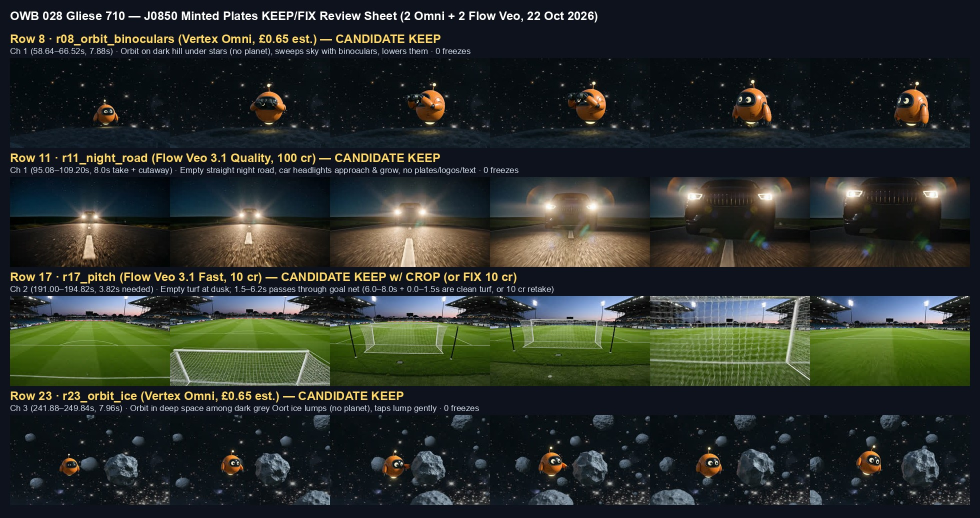
#> input picture 02_Video-Projects/028_A-Star-Is-Coming-Toward-Us/07_Edit-Project/_evidence/028_keep_fix_v01_contact.jpg, 1960 x 1036 px (shown at 1/2 size)
$ python -i _assemble_028_oort_marbles_short_v03.py   (imports and definitions only)
#> lines starting #> are read from the running program, lines starting #| are printed output that depends on the picture
#> further down, picture is the input picture: PIL image 1960x1036 RGB; mean R, G, B 42.3, 47.4, 42.6
#!/usr/bin/env python3
"""028 Short v03 — Gliese 710 Oort Cloud (J0964 c52 FIX of v02). v01 and v02 stay untouched.

Same VO, timing, hook, banner, end card, loop and Wed 16 Dec slot as v02, with:
  - s05 La Silla: no floor clamp, gamma 0.74, crop slid onto the Milky Way so the dome stays dark
  - s04 NEOWISE: punch-in on the comet (top third) with the city horizon kept for detail
  - one timeline call-out on s03 (GLIESE 710 / in about 1.3 million years), out before 9.0 s
  - mix limiter set so the AAC true peak is at or under -1.6 dBTP
Lifts its own VO and picture from Chapter 4 ("The Cloud of Ice", 251.06-274.36 s):
  - Slice 1 (251.06-264.16 s, 13.10 s): "Sunlight, which gets to us in eight minutes, would take months to reach
    the place where Gliese 710 will pass, and that is exactly where the star is going, straight through the Oort cloud."
  - Slice 2 (264.76-274.36 s, 9.60 s): "A star passing through the cloud is like a hand brushing through a bowl
    of floating marbles. Its gravity nudges the comets nearest its path."
59 spoken words, 22.40 s VO (with 0.30 s audio tail to 22.70 s) + 2.30 s end card = 24.70 s total (inside 22-27 s).
Spend: £0 (0 credits; existing VO + existing score bed + house SFX kit only). Never upload.
"""
from __future__ import annotations

import hashlib
import json
import math
import re
import shutil
import subprocess as sp
import sys
import wave
from pathlib import Path

import numpy as np
from PIL import Image, ImageDraw, ImageEnhance, ImageFilter, ImageFont, ImageOps

Image.MAX_IMAGE_PIXELS = None

HERE = Path(__file__).resolve().parent
SHORTS_DIR = HERE.parent
FILM = SHORTS_DIR.parent
REPO = FILM.parents[1]
EDIT = FILM / "07_Edit-Project"
HDIR = EDIT / "nasa_pool_v01" / "028_harvest_v01"
CDIR = EDIT / "code_graphics_v02"
VO_WAV = FILM / "02_Voiceover" / "star_coming_vo_v01.wav"
BED_MP3 = FILM / "05_Music" / "gliese_score_bed_v03.mp3"
KIT_DIR = FILM / "06_Sound-Effects" / "kit_v01"
WORDS_JSON = EDIT / "full_master_v03_pack" / "gliese_words_list.json"
REV_OK_LONG = EDIT / "full_master_v03_pack" / "reviewed_ok_v03.json"

OUT = HERE / "06_Final-Exports"
WORK = Path("/private/tmp/gliese028_oort_marbles_work_v03")
UAT_ROOT = Path("/Users/benjaminoats/Library/Mobile Documents/com~apple~CloudDocs/OWB UAT")
UAT_DIR_NAME = "028_short_lift_oort_marbles_v03"
NAS_UAT = Path("/Volumes/data/mac-mini-archive/YouTube/orbit-with-ben/OWB UAT") / UAT_DIR_NAME

sys.path.insert(0, str(REPO / "04_Audio/tools"))
sys.path.insert(0, str(REPO / "scripts"))
from orbit_cfr_delivery import shorts_encode_args  # noqa: E402
import sfx_kit  # noqa: E402

W, H, FPS = 1080, 1920, 30
SR = 48000
BAND_H = round(W * 9 / 16)          # 608 px
BAND_Y0 = (H - BAND_H) // 2         # 656 px
BAND_Y1 = BAND_Y0 + BAND_H          # 1264 px
LINE_H = round(BAND_H * 0.115)      # 70 px

FONT_BLACK = "/System/Library/Fonts/Supplemental/Arial Black.ttf"
FONT_BOLD = "/System/Library/Fonts/Supplemental/Arial Bold.ttf"

WHITE = (255, 255, 255, 255)
YELLOW = (255, 224, 0, 255)
GOLD = (255, 214, 64)
ICE = (169, 216, 255)

STEM = "028_short_lift_oort_marbles_v03"
SHORT_TITLE = "What Happens When Gliese 710 Passes Through the Oort Cloud?"
# First free OWB Short weekday 11:30 London after Mon 7 Dec 2026.
# UPLOADS.json holds Mon 7 Dec (X768qs8sNQs). J0961 holds Wed 9, Fri 11 and Mon 14 Dec.
AIR_DATE = "2026-12-16"
LONG_ID = "F-jImX5h7ws"
LONG_TITLE = "What Happens When a Star Passes Through Our Solar System?"
TITLE_ROWS = [
    "What Happens When",
    "a Star Passes Through",
    "Our Solar System?",
]
END_CARD_LINE = "Full film on the channel"
END_ROWS = [
    ("What Happens When", WHITE),
    ("a Star Passes Through", WHITE),
    ("Our Solar System?", WHITE),
    (END_CARD_LINE, YELLOW),
]
HOOK_ROWS = [("MONTHS OF", YELLOW), ("SUNLIGHT", WHITE)]
COVER_ROWS = [("THROUGH THE", WHITE), ("OORT CLOUD", YELLOW)]

HOOK_END = 2.20
TITLE_IN, TITLE_OUT = 9.00, 14.00
# s03 Gaia is 6.94-9.61 s. The call-out ends before the banner at 9.0 s.
CALL_IN, CALL_OUT = 7.10, 8.95
CALL_ROWS = [("GLIESE 710", (255, 214, 64, 255)), ("in about 1.3 million years", WHITE)]
VO_SLICES = [
    (251.08, 256.68),  # 5.60 s: "Sunlight, which gets to us in eight minutes, would take months to reach the place where Gliese"
    (256.90, 258.24),  # 1.34 s: "710 will pass,"
    (258.76, 261.42),  # 2.66 s: "and that is exactly where the star is going," (0.24 s breath at 6.82-7.06 s)
    (261.84, 264.16),  # 2.32 s: "straight through the Oort cloud."
    (264.68, 270.68),  # 6.00 s: "A star passing through the cloud is like a hand brushing through a bowl of floating marbles."
    (271.06, 274.36),  # 3.30 s: "Its gravity nudges the comets nearest its path." (+ 0.30 s audio tail after 20.92 s)
]
LAST_WORD_S = 20.92
VO_TAIL_S = 0.30
END_CARD_LEN = 1.44
TOTAL_S = 22.36  # 20.92 s + 1.44 s loop tail (<= 1.50 s) = 22.36 s (inside 22.0-27.0 s)
END_CARD_IN = round(TOTAL_S - END_CARD_LEN, 2)  # 20.92 s

# [1 line that did not run here, left out]


def run(cmd: list) -> None:
    sp.run([str(c) for c in cmd], check=True)


# [15 lines left out: functions dur, sha256, not called in this run]


def ease(x: float) -> float:
    return (1.0 - math.cos(math.pi * max(0.0, min(1.0, x)))) / 2.0


# [46 lines left out: functions read_wav, write_wav_dithered, font_for, centred, not called in this run]


class OortCodeRenderer:
    """Renders 028's Chapter 4 Oort Cloud teaching graphics natively at 1080x1920 (9:16) inside the 16:9 centre band."""

    # [421 lines left out: functions __init__, body, base, cloud_draw, draw_band_label, render_clip and 3 more, not called in this run]


def _grade_still(im: Image.Image, gamma: float = 0.82, lift: float = 14.0, color: float = 1.16, contrast: float = 1.10) -> Image.Image:
#> called with gamma = 0.82, lift = 14, color = 1.16, contrast = 1.1
    arr = np.asarray(im, dtype=np.float32) / 255.0
    arr = np.clip((arr ** gamma) * 255.0 + lift, 0.0, 255.0).astype(np.uint8)
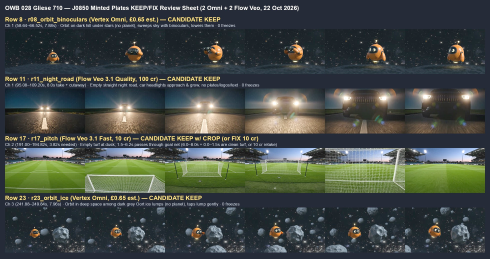
#> arr: shape (1036, 1960, 3) (shown at 1/4 size); mean R, G, B 67, 73.7, 69.3
    im = Image.fromarray(arr)
    im = ImageEnhance.Color(im).enhance(color)
    im = ImageEnhance.Contrast(im).enhance(contrast)
    return im.filter(ImageFilter.UnsharpMask(radius=2.0, percent=135, threshold=2))
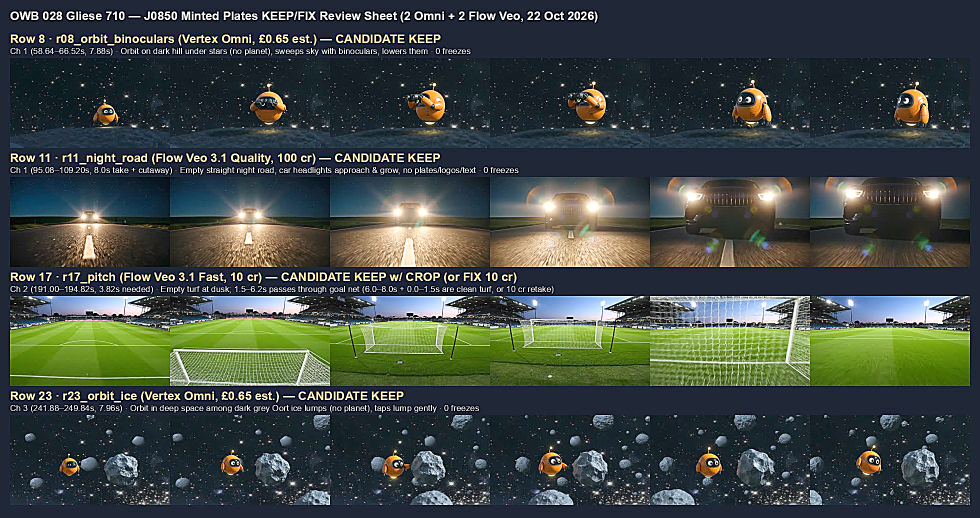
#> returned value: PIL image 1960x1036 RGB (shown at 1/2 size); mean R, G, B 63.4, 72.2, 67.3


# [492 lines left out: functions render_neowise_v03, make_gliese_card_png, plate_percentiles, measure_aac, make_hook_png, make_title_banner_png and 7 more, not called in this run]


PLATES = [
    {
        # 0.00-2.96 s: "Sunlight, which gets to us in eight minutes," (pause 2.66-3.08 s, first cut <= 3.00 s)
        # Frame 0: NASA GSFC Solar Dynamics Observatory solar flare moving video (sdo_solar_flare.mp4), distinct from all last 10 Shorts
        "row": "s01_sdo_flare_open",
        "in": 0.00,
        "out": 2.96,
        "kind": "video",
        "src": "sdo_solar_flare.mp4",
        "offset": 34.00,
        "crop_box": (608, 1080, 656, 0),
        "open_push": 0.18,
    },
    {
        # 2.96-6.94 s (3.98 s <= 4.00 s): "would take months to reach the place where Gliese 710 will pass," (pause 6.82-7.06 s)
        # Single teach overlay: "8 MIN -> MONTHS" (3.20-6.70 s) inside 16:9 centre band
        "row": "s02_r24_light_months",
        "in": 2.96,
        "out": 6.94,
        "kind": "code",
        "src": "code_graphic_028_lift_r24_light_months.mp4",
        "mode": "r24_light_months",
        "t_offset": 0.0,
        "band_label": (0.24, 3.74, "8 MIN -> MONTHS"),
    },
    {
        # 6.94-9.61 s (2.67 s): "and that is exactly where the star is going," (pause 9.42-9.80 s)
        "row": "s03_gaia_motion_a",
        "in": 6.94,
        "out": 9.61,
        "kind": "video",
        "src": "gaia_motion_1_6my.mp4",
        "offset": 19.00,
        "crop_box": (1080, 1920, 1380, 120),
    },
    {
        # 9.61-11.93 s (2.32 s): "straight through the Oort cloud." (pause 11.76-12.10 s)
        # Comet punched in to the top third; city horizon kept below the banner for detail.
        "row": "s04_neowise_cloud",
        "in": 9.61,
        "out": 11.93,
        "kind": "neowise",
        "src": "neowise_dc.tif",
        "pct": 0.05,
    },
    {
        # 11.93-14.19 s (2.26 s): "A star passing through the cloud" (pause 13.96-14.42 s)
        # Crop slid right onto the Milky Way. No floor clamp; gamma lift keeps the dome dark.
        "row": "s05_lasilla_ntt",
        "in": 11.93,
        "out": 14.19,
        "kind": "video",
        "src": "eso_lasilla_ntt.mp4",
        "offset": 4.00,
        "crop_box": (608, 1080, 1050, 0),
        "grade": {
            "contrast": 1.20,
            "brightness": 0.04,
            "gamma": 0.74,
            "saturation": 1.18,
            "floor": None,
        },
    },
    {
        # 14.19-17.95 s (3.76 s <= 4.00 s): "is like a hand brushing through a bowl of floating marbles." (pause 17.76-18.14 s)
        "row": "s06_r25_oort_nudge",
        "in": 14.19,
        "out": 17.95,
        "kind": "code",
        "src": "code_graphic_028_lift_r25_oort_nudge.mp4",
        "mode": "r25_oort_nudge",
        "t_offset": 2.0,
        "band_label": None,
    },
    {
        # 17.95-20.92 s (2.97 s): "Its gravity nudges the comets nearest its path." (ends 20.92 s)
        "row": "s07_hale_bopp_nudge",
        "in": 17.95,
        "out": 20.92,
        "kind": "still",
        "src": "sts083_hale_bopp.jpg",
        "box": (0.14, 0.06, 0.70, 0.94),
        "pct": 0.06,
        "gamma": 0.80,
        "lift": 8.0,
        "color": 1.16,
        "contrast": 1.14,
    },
    {
        # 20.92-22.36 s (1.44 s <= 1.50 s): reverse of the opening SDO clip, so the last frame is frame 0
        "row": "s08_end_loop_sdo",
        "in": 20.92,
        "out": 22.36,
        "kind": "loop",
        "src": "sdo_solar_flare.mp4",
        "offset": 34.00,
    },
]

SFX_HITS = [
    ("whoosh", 0.00, -5.0),
    ("tick", 3.20, -4.0),
    ("tick", 7.10, -4.0),
    ("tick", 9.00, -4.0),
    ("tick", 14.19, -4.0),
    ("tick", 20.92, -4.0),
]

POOL_TITLES = {
    "sdo_solar_flare.mp4": "NASA GSFC Solar Dynamics Observatory EUV solar flare timelapse (GSFC_20160426_SDO_m12224_SolarFlare / sdo_solar_flare.mp4)",
    "gaia_motion_1_6my.mp4": "ESA/Gaia proper-motion starfield sweep across 1.6 million years (gaia_motion_1_6my.mp4)",
    "neowise_dc.tif": "NASA/Bill Ingalls photograph of Comet C/2020 F3 NEOWISE (neowise_dc.tif)",
    "eso_lasilla_ntt.mp4": "ESO La Silla New Technology Telescope night-sky timelapse by B. Tafreshi (eso_lasilla_ntt.mp4)",
    "sts083_hale_bopp.jpg": "NASA STS-83 Space Shuttle photograph of Comet Hale-Bopp over starfield (sts083_hale_bopp.jpg)",
    "sdo_open_loop_v03.mp4": "NASA GSFC Solar Dynamics Observatory flare, the opening clip reversed so the last frame is frame 0",
}


# [638 lines left out: functions ocr_every_frame, main, not called in this run]


# [2 lines not run here, left out]

>>> from PIL import Image
>>> picture = Image.open('../../07_Edit-Project/_evidence/028_keep_fix_v01_contact.jpg')
>>> result = _grade_still(picture)

$ run again, on 02_Video-Projects/028_A-Star-Is-Coming-Toward-Us/07_Edit-Project/full_master_v01_pack/sheet_fixes_v01.jpg
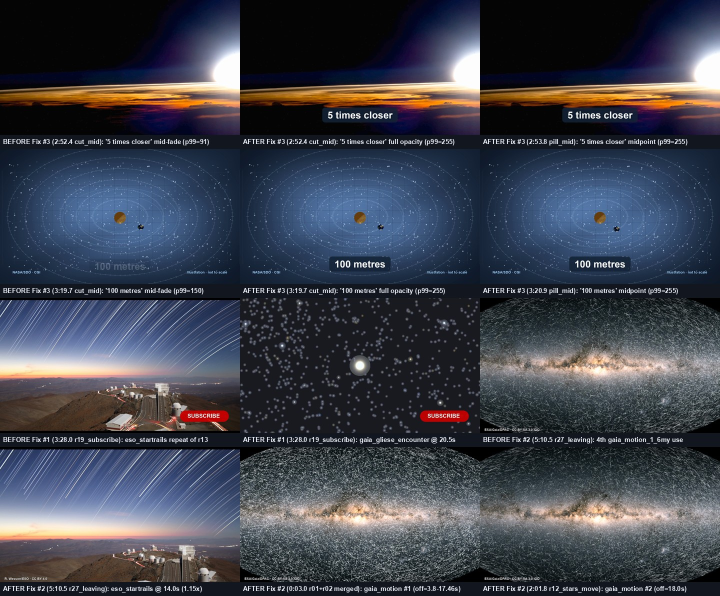
#> input picture 02_Video-Projects/028_A-Star-Is-Coming-Toward-Us/07_Edit-Project/full_master_v01_pack/sheet_fixes_v01.jpg, 1440 x 1192 px (shown at 1/2 size)
#> picture is the input picture: PIL image 1440x1192 RGB; mean R, G, B 61.6, 65.5, 76.9
#> in _grade_still, `arr = np.clip((arr ** gamma) * 255.0 + lift, 0.0, 255.0).astype(np.uin..`:
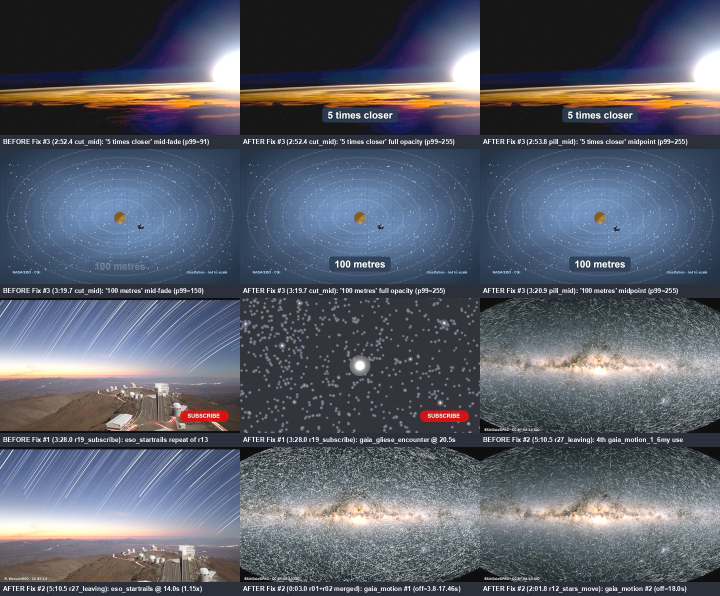
#> arr: shape (1192, 1440, 3) (shown at 1/2 size); mean R, G, B 87.9, 92.9, 104.8
#> in _grade_still, `return im.filter(ImageFilter.UnsharpMask(radius=2.0, percent=135, thre..`:
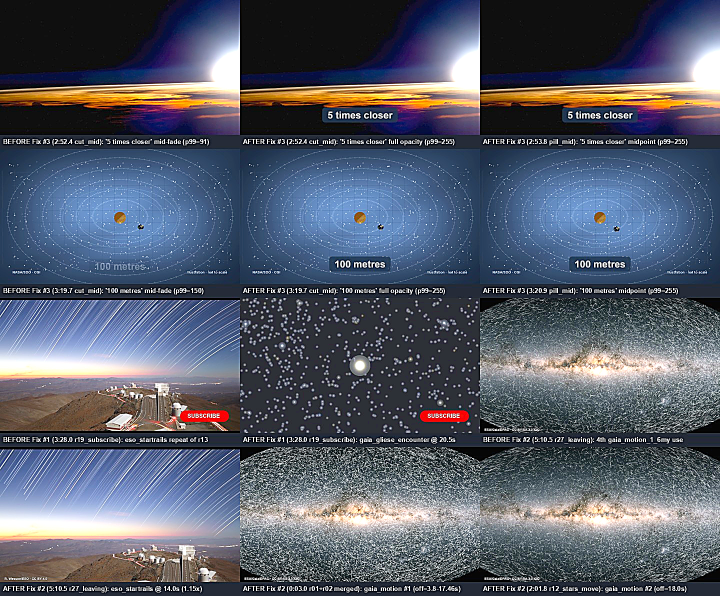
#> returned value: PIL image 1440x1192 RGB (shown at 1/2 size); mean R, G, B 84.2, 90.7, 105.8

$ run again, on 02_Video-Projects/028_A-Star-Is-Coming-Toward-Us/07_Edit-Project/full_master_v01_pack/sheet_pills_midpoint_v01.jpg
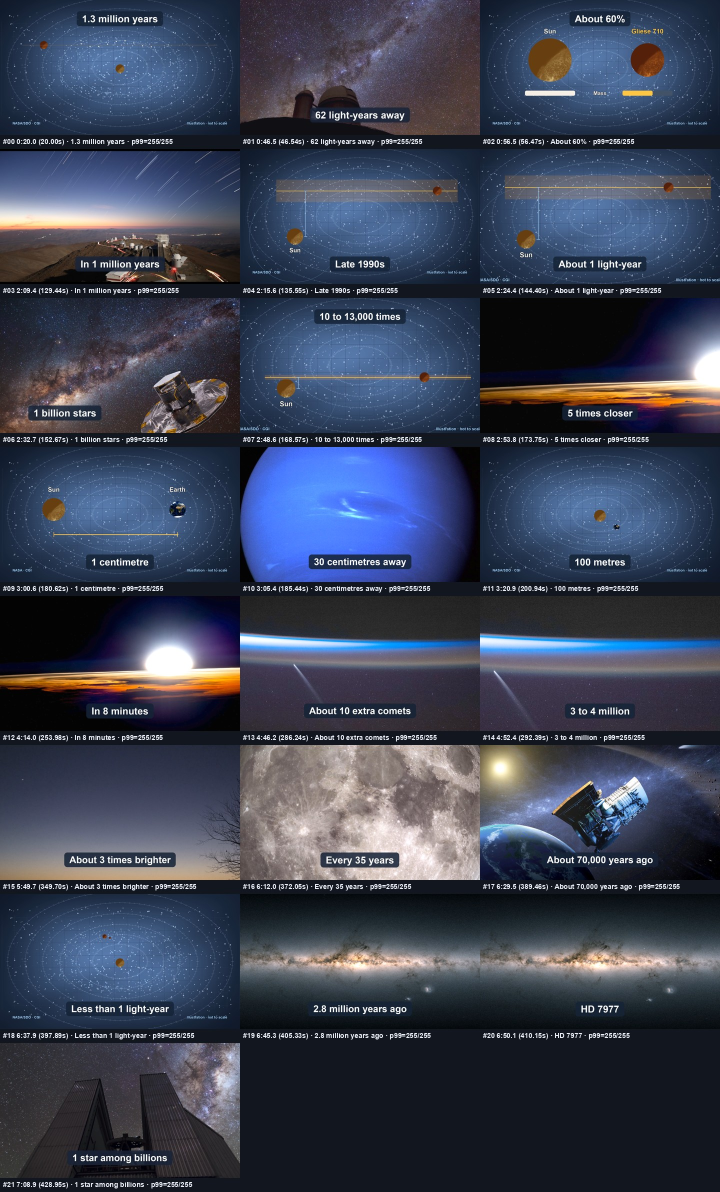
#> input picture 02_Video-Projects/028_A-Star-Is-Coming-Toward-Us/07_Edit-Project/full_master_v01_pack/sheet_pills_midpoint_v01.jpg, 1440 x 2384 px (shown at 1/2 size)
#> picture is the input picture: PIL image 1440x2384 RGB; mean R, G, B 58.7, 65.4, 83.8
#> in _grade_still, `arr = np.clip((arr ** gamma) * 255.0 + lift, 0.0, 255.0).astype(np.uin..`:
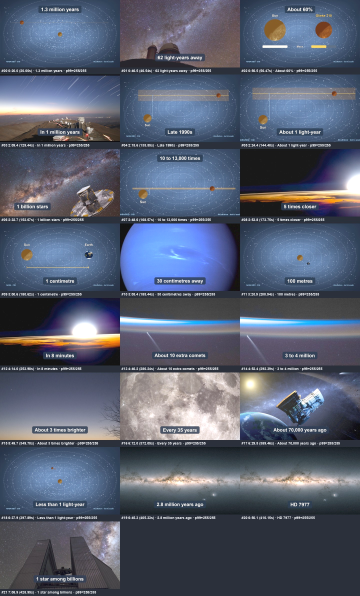
#> arr: shape (2384, 1440, 3) (shown at 1/4 size); mean R, G, B 86.4, 94, 112.2
#> in _grade_still, `return im.filter(ImageFilter.UnsharpMask(radius=2.0, percent=135, thre..`:
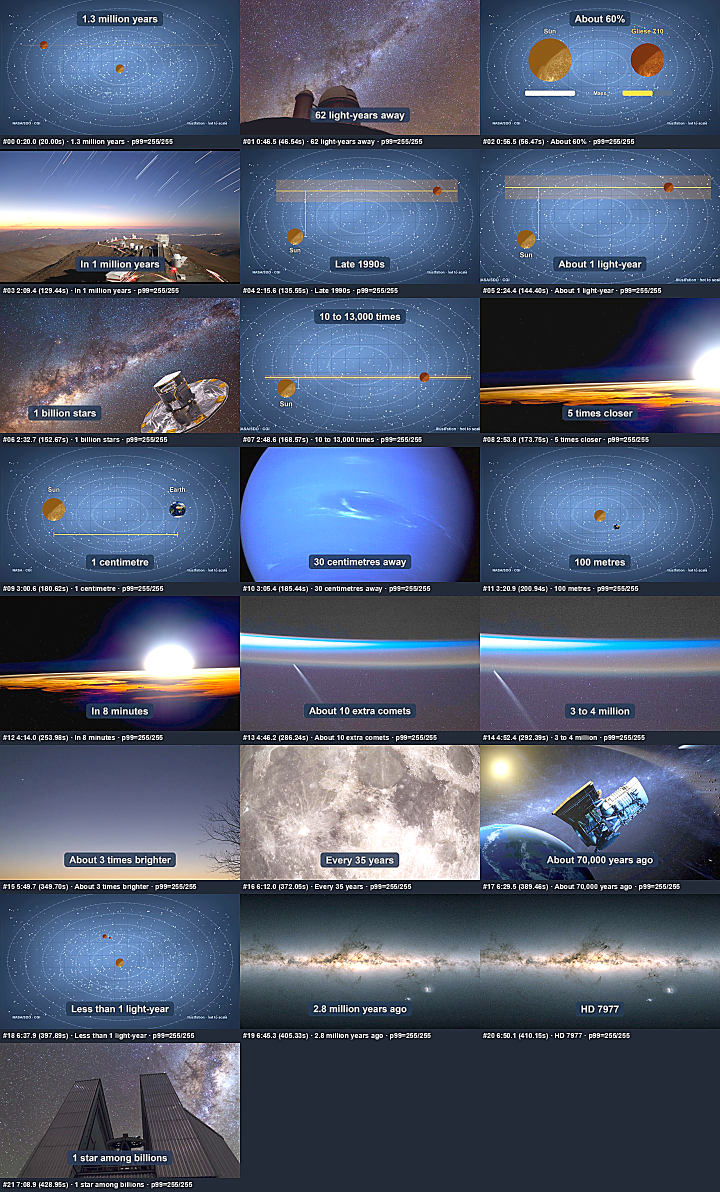
#> returned value: PIL image 1440x2384 RGB (shown at 1/2 size); mean R, G, B 82.1, 91.8, 113.9
